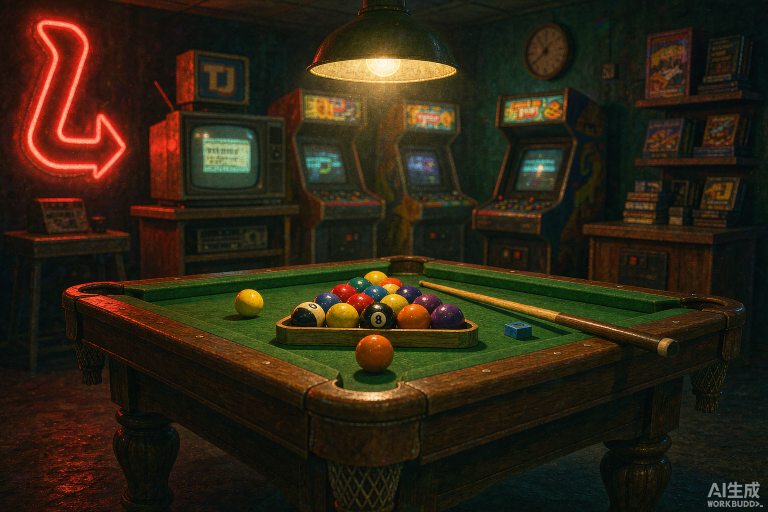
#> input picture wx-material/raw/Ultra_wide_banner_illustration_2026-11-07T08-45-59.png, 1536 x 1024 px (shown at 1/2 size); its folder holds 2 pictures in this run
$ python make_cover_v2.py
#> lines starting #> are read from the running program, lines starting #| are printed output that depends on the picture
# -*- coding: utf-8 -*-
"""封面取景微调：按指定裁剪框重新出图，并做轻度色调/对比优化"""
import io
import os
from PIL import Image, ImageEnhance, ImageFilter

ROOT = os.path.dirname(os.path.dirname(os.path.abspath(__file__)))  # scripts/ 的上一级 = wx-material
RAW = os.path.join(ROOT, "raw")
OUT = os.path.join(ROOT, "out")
os.makedirs(OUT, exist_ok=True)

W, H = 650, 250
LIMIT = 80 * 1024


def encode(img, q):
    buf = io.BytesIO()
    img.save(buf, "JPEG", quality=q, optimize=True, progressive=True, subsampling=1)
    return buf.getvalue()


def save_under(img, path):
    lo, hi, best = 30, 95, None
    while lo <= hi:
        mid = (lo + hi) // 2
        d = encode(img, mid)
        if len(d) <= LIMIT:
            best, lo = d, mid + 1
        else:
            hi = mid - 1
    best = best or encode(img, 30)
    open(path, "wb").write(best)
    print(f"{os.path.basename(path)}: {len(best)/1024:.1f} KB")


def build(src, rect, out, contrast=1.0, color=1.0, bright=1.0, sharpen=True):
#> called with rect = (150, 330, 1450, 830), out = 'cover_A2_realistic_zoom.jpg', contrast = 1.08, color = 1.12, bright = 1.1, sharpen = True
    img = Image.open(os.path.join(RAW, src)).convert("RGB").crop(rect)
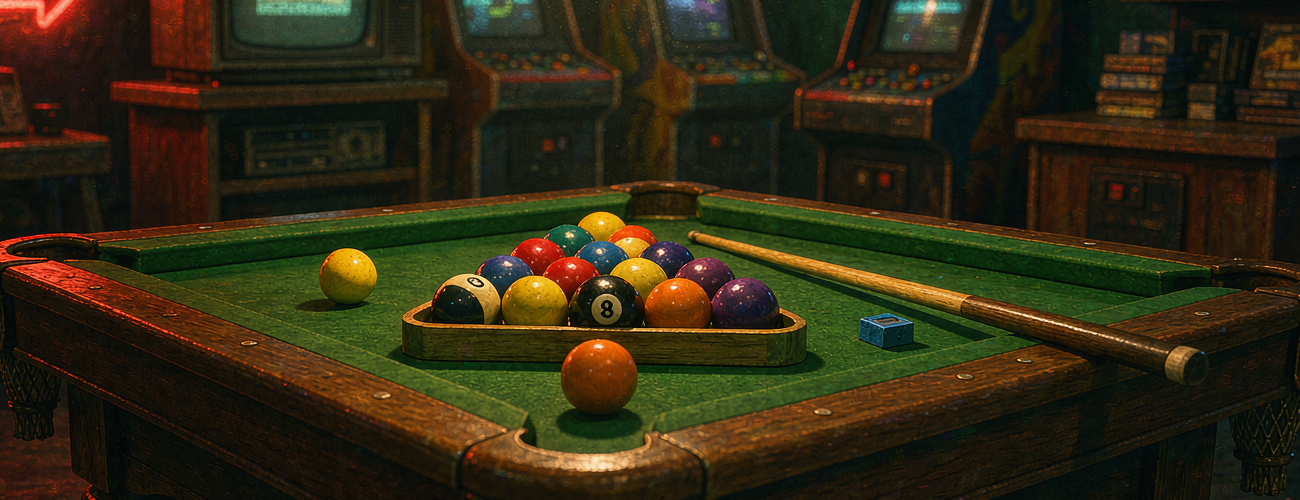
#> img: PIL image 1300x500 RGB; mean R, G, B 48.4, 41.7, 19.1
    mid = img.resize((W * 2, H * 2), Image.LANCZOS)
    if sharpen:
        mid = mid.filter(ImageFilter.UnsharpMask(radius=1.6, percent=55, threshold=2))
    if bright != 1.0:
        mid = ImageEnhance.Brightness(mid).enhance(bright)
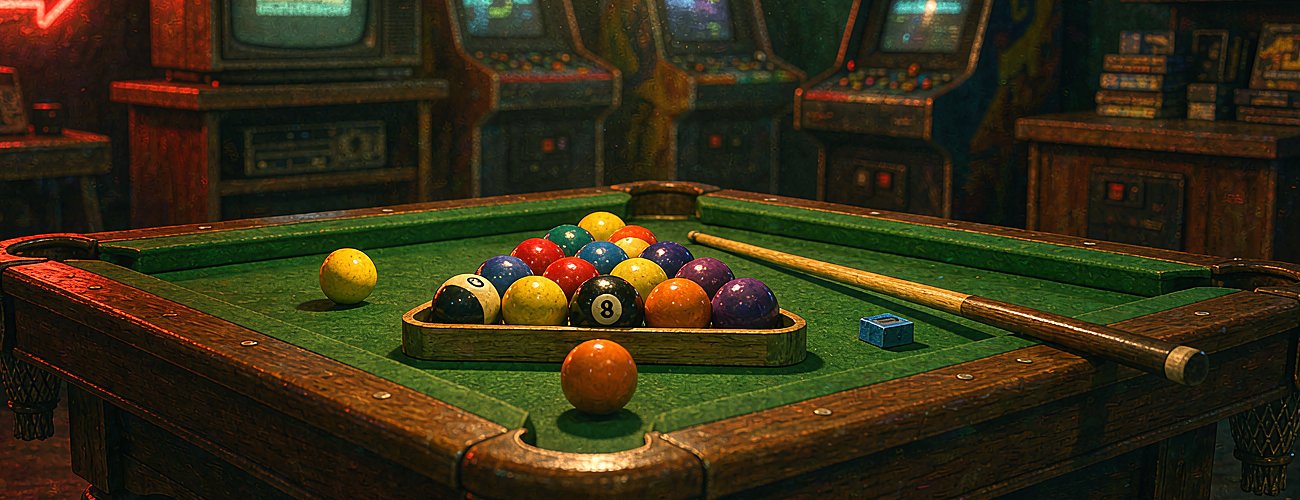
#> mid: PIL image 1300x500 RGB; mean R, G, B 52.5, 45.4, 20.6
    if contrast != 1.0:
        mid = ImageEnhance.Contrast(mid).enhance(contrast)
    if color != 1.0:
        mid = ImageEnhance.Color(mid).enhance(color)
    save_under(mid.resize((W, H), Image.LANCZOS), os.path.join(OUT, out))
#> the loop in save_under, `while lo <= hi:` made 6 passes
#> (mid, lo) on passes 2 to 5: (79, 80), (87, 88), (91, 92), (93, 94)
#> (mid, hi) on pass 6: (94, 93)
#> after the loop in save_under, `while lo <= hi:`:
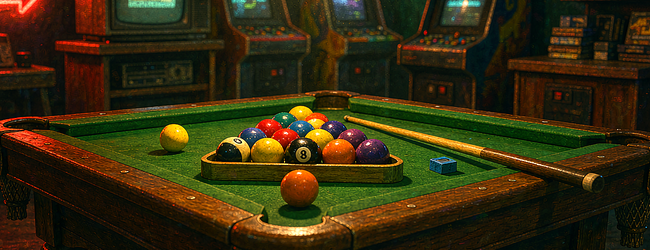
#> img: PIL image 650x250 RGB; mean R, G, B 52.8, 44.6, 15
#| cover_A2_realistic_zoom.jpg: 79.0 KB


if __name__ == "__main__":
    A = "Ultra_wide_banner_illustration_2026-11-07T08-45-59.png"
    B = "Ultra_wide_banner_illustration_2026-11-07T08-46-16.png"
    # A2：向台球桌推近，裁掉多余顶部与底部，提亮 + 提饱和
    build(A, (150, 330, 1450, 830), "cover_A2_realistic_zoom.jpg",
          contrast=1.08, color=1.12, bright=1.10)
    # B2：构图略上移，露出暖色背景光，减少底部空地面
    build(B, (0, 140, 1536, 731), "cover_B2_pixel_shift.jpg",
          contrast=1.06, color=1.10, bright=1.08)
#> call 2 of build, with rect = (0, 140, 1536, 731), out = 'cover_B2_pixel_shift.jpg', contrast = 1.06, color = 1.1, bright = 1.08, sharpen = True
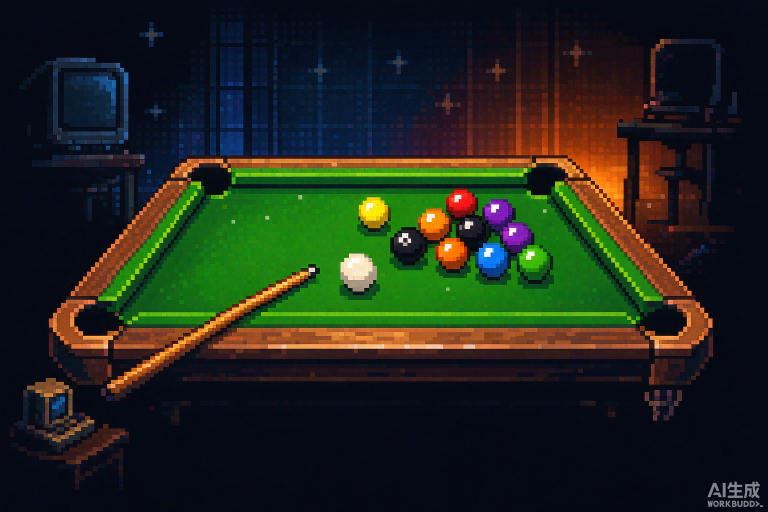
#> input picture wx-material/raw/Ultra_wide_banner_illustration_2026-11-07T08-46-16.png, 1536 x 1024 px (shown at 1/2 size)
#> in build (call 2), `img = Image.open(os.path.join(RAW, src)).convert("RGB").crop(rect)`:
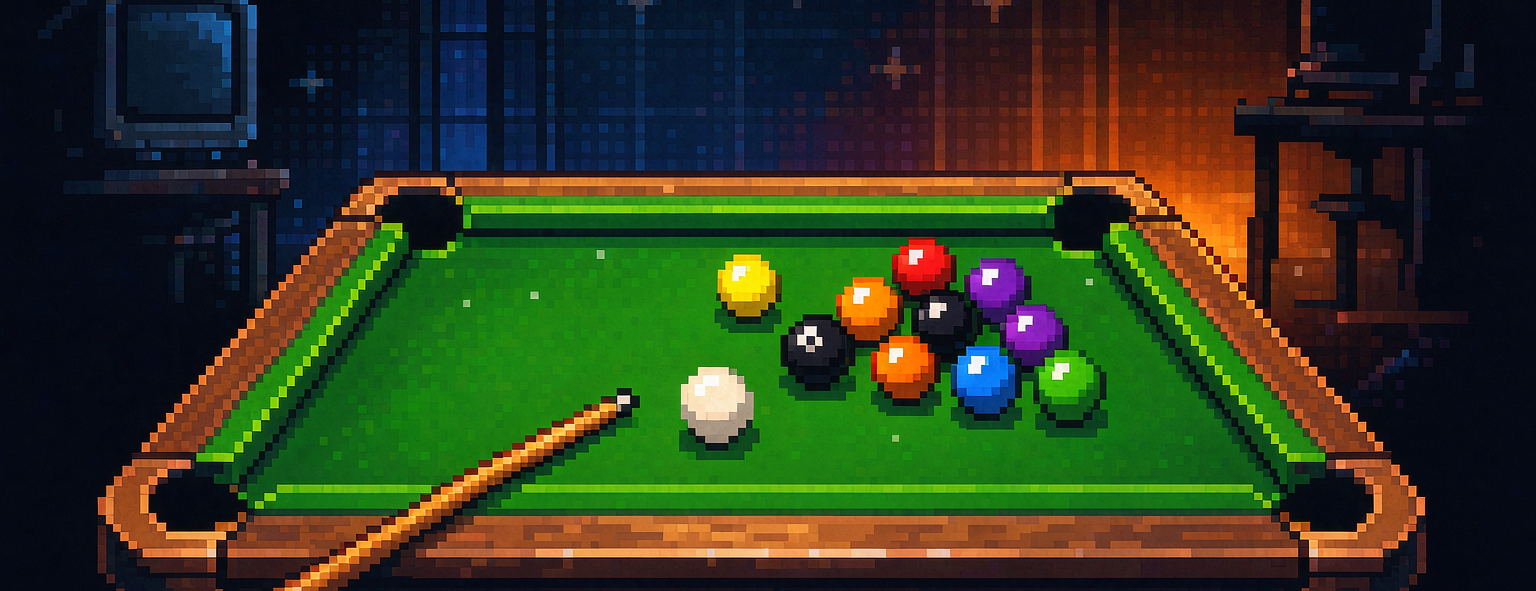
#> img: PIL image 1536x591 RGB; mean R, G, B 48.7, 58.8, 31.5
#> in build (call 2), `mid = ImageEnhance.Brightness(mid).enhance(bright)`:
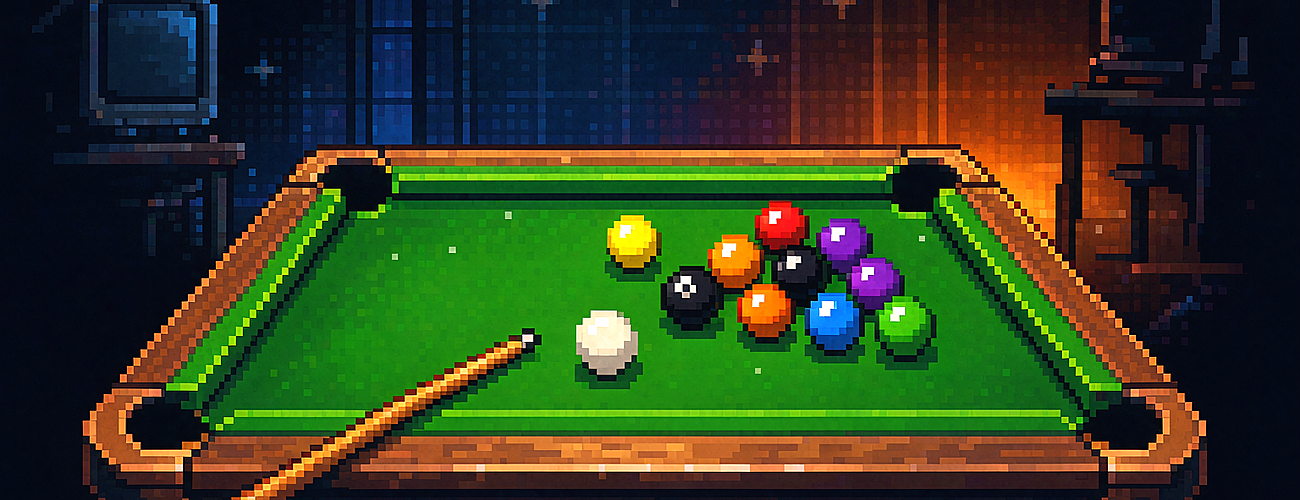
#> mid: PIL image 1300x500 RGB; mean R, G, B 51.6, 63, 33.5
#> call 2 of save_under, with path = 'wx-material/out/cover_B2_pixel_shift.jpg'
#> the loop in save_under (call 2), `while lo <= hi:` made 7 passes
#> (mid, hi) on pass 7: (95, 94)
#> after the loop in save_under (call 2), `while lo <= hi:`:
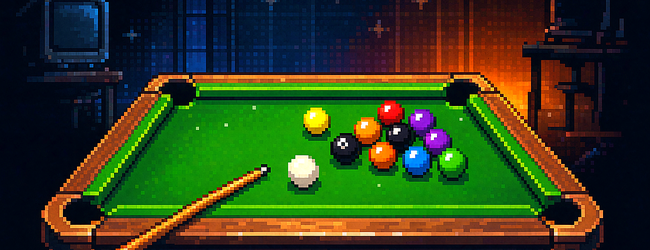
#> img: PIL image 650x250 RGB; mean R, G, B 49.4, 63.3, 29.1
#| cover_B2_pixel_shift.jpg: 77.2 KB
